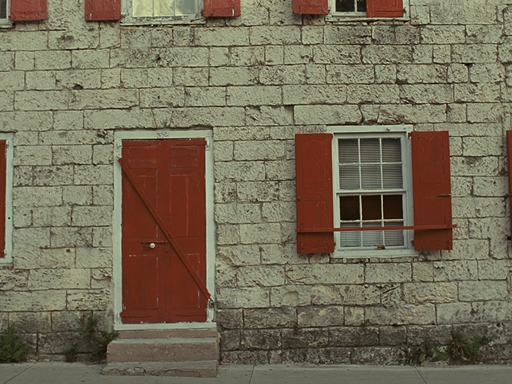
%> input picture IQA/I01.BMP, 512 x 384 px
$ octave Example_IQA.m   (GNU Octave 9; MATLAB toolbox functions it lacks are replaced by stand-ins)
%> lines starting %> are read from the running program, lines starting %| are printed output that depends on the picture
### functions/computeINRFModelInterpnoNR_wg.m
function [L_mu,INRF] = computeINRFModelInterpnoNR_wg(u, param)
	if (ndims(u) == 3)
		% Obtain the linear luminance
        L=(rgb2lab(u))/100;
        L=L(:,:,1);
	else
		L = im2double(u);
    end

	% Calculate local mean
	h=fspecial('Gaussian', param.sizeMu, param.sigmaMu);
	L_mu = imfilter(L, h, param.boundMu);

	% Calculate the INRF model
% 	C = L - mean(L(:));
    INRF = computeRuInterp_wg_noGPU(L, param, 25);

end

% [4 lines of commented-out code are left out]

### IQA/Example_IQA.m
% This example code loads example images from the TID2008 dataset and computes INRF-IQA

clear all
close all
clc

addpath(genpath('..\functions'));


% INRF parameter values
sigmaMu1 = 1.74;
sigmaw = 25;
p = 0;
q = 0;
sigmag = 1;
lambda = 3;


% Rescale INRF parameters
sigmaMuValues = sigmaMu1;
sigmawValues = sigmaw;
pValues = p;
qValues = q;
sigmagValues = sigmag;
lambdaValues = lambda;


boundMu = 0;
sigmaMu = sigmaMuValues;
sizeMu = round(2*sigmaMu);
h=fspecial('Gaussian', sizeMu, sigmaMu);

param.boundMu = boundMu;
param.sizeMu = sizeMu;
param.sigmaMu = sigmaMu;
param.sigmaW = sigmawValues;
param.p = pValues;
param.q = qValues;
param.sigmag = sigmagValues;


%% Computation of INRF-IQA

% Reference image: I01.BMP
% Distorted image: I01_01_4.bmp
Ref = im2double(imread('I01.BMP'));
Dist = im2double(imread('I01_01_4.bmp'));
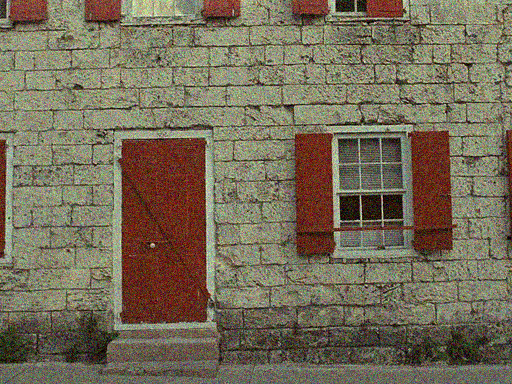
%> input picture IQA/I01_01_4.bmp, 512 x 384 px


% INRF computation: Reference Video
[L_Ref,I_Ref] = computeINRFModelInterpnoNR_wg(Ref,param);
%> in computeINRFModelInterpnoNR_wg, `L=(rgb2lab(u))/100;`: L: size 384x512x3 double; mean of channels 1, 2, 3 0.461, 0.0059, 0.135
%> in computeINRFModelInterpnoNR_wg, `L=L(:,:,1);`:
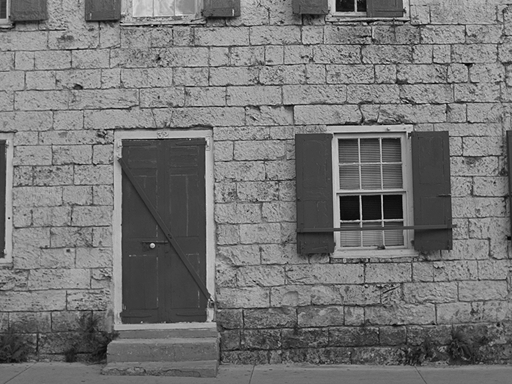
%> L: size 384x512 double; min 0.00292, max 0.904, mean 0.461
%> in computeINRFModelInterpnoNR_wg, `L_mu = imfilter(L, h, param.boundMu);`:
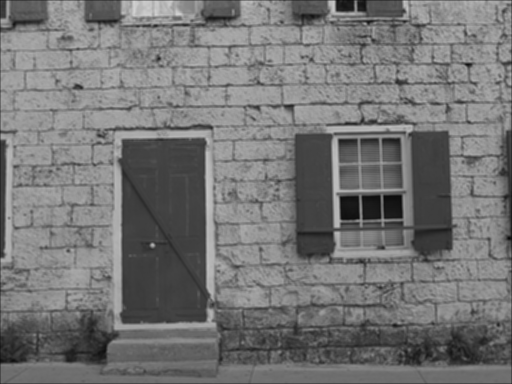
%> L_mu: size 384x512 double; min 0.0301, max 0.822, mean 0.46
%> the run ends on the next line
